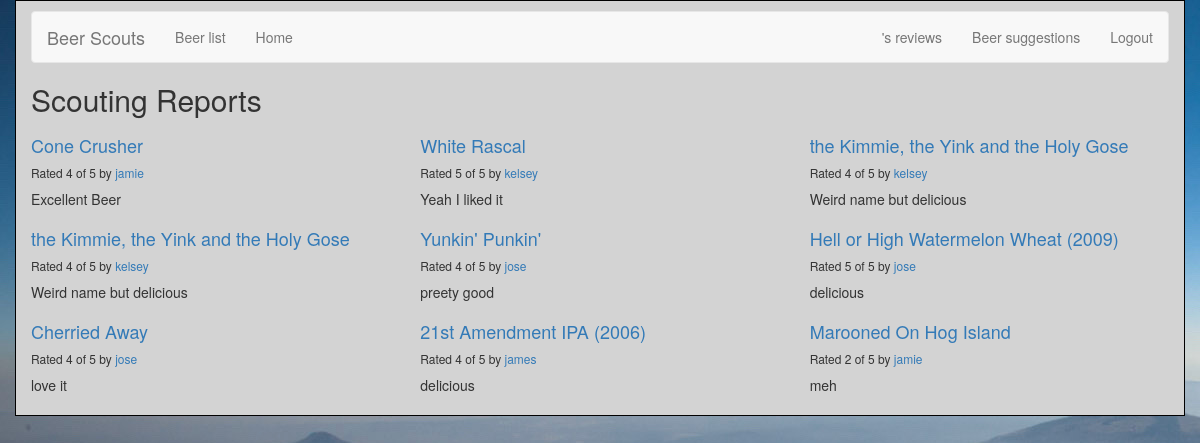
Screenshot of /reviews/ (signed in) with the database file from the repository.
### reviews/models.py (models this page shows, shortened)
class Review(models.Model):
    RATING_CHOICES = (
        (1, '1'),
        (2, '2'),
        (3, '3'),
        (4, '4'),
        (5, '5'),
    )
    beer = models.ForeignKey(Beer, on_delete=models.CASCADE,)
    pub_date = models.DateTimeField('date published')
    user_name = models.CharField(max_length=100)
    comment = models.CharField(max_length=200)
    rating = models.IntegerField(choices=RATING_CHOICES)

class Beer(models.Model):
    name = models.CharField(max_length=200)
    abv = models.CharField(max_length=200)
    ibu = models.CharField(max_length=200)
    style = models.CharField(max_length=200)
    ounces = models.CharField(max_length=200)

### reviews/views.py (the view)
def review_list(request):
    latest_review_list = Review.objects.order_by('-pub_date')[:9]
    context = {'latest_review_list':latest_review_list}
    return render(request, 'reviews/review_list.html', context)

### reviews/templates/reviews/review_list.html
{% extends 'base.html' %}
  {% block title %}
  <h2>Scouting Reports</h2>
  {% endblock %}
  {% block content %}
  {% if latest_review_list %}
  <div class="row">
      {% for review in latest_review_list %}
      <div class="col-xs-6 col-lg-4">
          <h4><a href="{% url 'reviews:review_detail' review.id %}">
          {{ review.beer.name }}
          </a></h4>
          <h6>Rated {{ review.rating }} of 5 by <a href="{% url 'reviews:user_review_list' review.user_name %}" >{{ review.user_name }}</a></h6>
          <p>{{ review.comment }}</p>
      </div>
      {% endfor %}
  </div>
  {% else %}
  <p>No reviews are available.</p>
  {% endif %}
  {% endblock %}

### reviews/static/reviews/style.css (style rules this page uses)
a { color: black; }
h4 { color: black; }

### rows the page displays
Review: beer.name "Cone Crusher", rating "4", user_name "jamie", comment "Excellent Beer"
Review: beer.name "White Rascal", rating "5", user_name "kelsey", comment "Yeah I liked it"
Review: beer.name "the Kimmie, the Yink and the Holy Gose", rating "4", user_name "kelsey", comment "Weird name but delicious"
Review: beer.name "the Kimmie, the Yink and the Holy Gose", rating "4", user_name "kelsey", comment "Weird name but delicious"
Review: beer.name "Yunkin' Punkin'", rating "4", user_name "jose", comment "preety good"
Review: beer.name "Hell or High Watermelon Wheat (2009)", rating "5", user_name "jose", comment "delicious"
Review: beer.name "Cherried Away", rating "4", user_name "jose", comment "love it"
Review: beer.name "21st Amendment IPA (2006)", rating "4", user_name "james", comment "delicious"
Review: beer.name "Marooned On Hog Island", rating "2", user_name "jamie", comment "meh"
